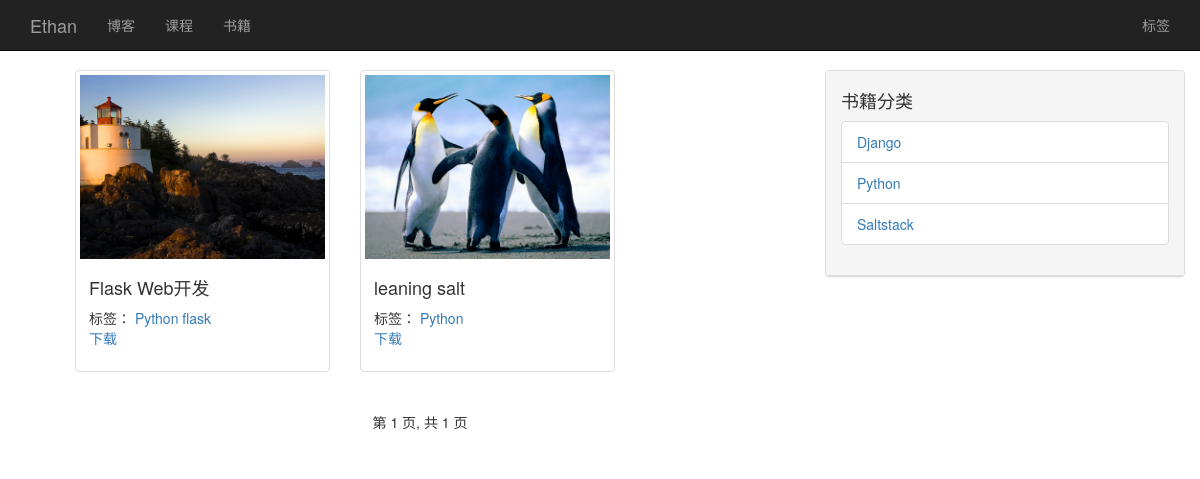
The page /books/ on the database its author committed.
### books/models.py (models this page shows, shortened)
class Book(models.Model):
    STATUS_CHOICES = (
        ('d', "草稿"),
        ('p', "已发布"),
    )
    title=models.CharField(max_length=250)
    slug=models.SlugField()
    thumbnail=models.ImageField(upload_to="books/thumbnails")
    file = models.FileField(upload_to='books/files')
    add_time = models.DateTimeField('创建时间', auto_now_add=True)
    publish_time = models.DateTimeField('发表时间', null=True)
    update_time = models.DateTimeField('修改时间')
    status = models.CharField('状态', max_length=1, choices=STATUS_CHOICES, default=STATUS_CHOICES[0][0])
    category = models.ForeignKey('Category', verbose_name='所属分类')
    owner = models.ForeignKey(User,verbose_name='所属者')
    tags = models.ManyToManyField('Tag', verbose_name='标签集合', null=True, blank=True)
    class Meta:
        ordering = ['update_time', ]
        verbose_name = '书籍'
        verbose_name_plural = '书籍'

class Tag(models.Model):
    title = models.CharField('名称', max_length=50, db_index=True, unique=True)
    class Meta:
        verbose_name = '标签'
        verbose_name_plural = '标签'
    def __str__(self):
        return self.title

class Category(models.Model):
    title = models.CharField('名称', max_length=50, db_index=True, unique=True)
    class Meta:
        ordering = ['title', ]
        verbose_name = '书籍分类'
        verbose_name_plural = '书籍分类'

### books/views.py (the view)
# urls.py: url(r"^tag/(?P<tag_id>[\w,-]+)$", views.BookListView.as_view(), name="tag"),
class BookListView(ListView):
    template_name="books/index.html"
    paginate_by = settings.PAGE_SIZE
    context_object_name="book_list"
    def get_queryset(self):
        query_condition = {
        'status': 'p',
        }
        if 'tag_id' in self.kwargs:
            query_condition['tags__id'] = self.kwargs['tag_id']
        elif 'cat_name' in self.kwargs:
            query_condition['category__title'] = self.kwargs['cat_name']
        return Book.objects.filter(**query_condition).order_by('-publish_time')

### blog/context_processors.py (called while the page is built)
def recent_blog_list(request):
    recent_blogs = Blog.objects.filter(status='p', is_public=True).order_by('-publish_time')[:4]
    categories = Category.objects.all()
    return {'recent_blogs': recent_blogs, 'categories': categories}

### books/context_processors.py (called while the page is built)
def recent_book_list(request):
    recent_books = Book.objects.filter(status='p').order_by('-publish_time')[:4]
    book_categories = Category.objects.all()
    return {'recent_books': recent_books, 'book_categories': book_categories}

### books/templates/books/index.html (shortened to what this page needs)
{% extends "books/books_base.html" %}
{% block page_content %}
<div class="container">
      {% for obj in  object_list %}
       {% include "books/_book_snippet.html" with book=obj %}
      {%endfor%}
    </div>
     <nav class="pager" role="navigation">
        <span class="page-number">第 {{ page_obj.number }} 页, 共 {{ page_obj.paginator.num_pages }} 页</span>
    </nav>
{% endblock %}

### books/templates/books/books_base.html
{% extends 'base.html'%}
{% load staticfiles %}
{% block content %}
{% block navbar %}
    {{ block.super }}
{% endblock %}
<div class="container">
<div class="wrapper">
    <div class="container">
        <div class="row body">
            <div class="col-md-8 content">
                 {% block page_content %}
                 {% endblock %}
            </div>
            <div class="col-md-4">
                <div class="panel panel-default">
                    <div class="panel-heading">
                        <h4>书籍分类</h4>
                           <ul class="list-group">
                        {% for category in book_categories %}
                        <li class="list-group-item"><a href="{% url "books:category" category.id category.title %}">{{category.title}}</a>
                        </li>
                        {% endfor %}
                    </ul>
                    </div>
                </div>
            </div>
        </div>
    </div>
</div>
</div>
{% endblock %}
 {% block  navbar_right %}
     <ul class="nav navbar-nav navbar-right">
       <li><a href="{% url "books:tag_list" %}">标签</a></li>
     </ul>
{% endblock %}

### books/templates/books/_book_snippet.html
{% load thumbnail %}
  <div class="col-sm-6 col-md-3 ">
    <div class="thumbnail">
     <img src="{{ book.thumbnail |thumbnail_url:'thumbnail' }}" alt="" />
      <div class="caption">
       <h4>{{book.title}}</h4>
       标签：
      {% for tag in book.tags.all %}
      <a href="{% url "books:tag" tag.id%}">{{tag}}</a>
       {% empty %}
          &nbsp &nbsp &nbsp
      {% endfor %}
      <br>
        <p><a href="{{book.file.url}}">下载</a></p>
      </div>
    </div>
  </div>

### templates/base.html (style rules this page uses)
body { padding-top: 70px; padding-bottom: 20px; }

### rows shown on the page
Book: thumbnail|thumbnail_url (picture), title "Flask Web开发"
Tag: title "Python"
Tag: title "flask"
Book: thumbnail|thumbnail_url (picture), title "leaning salt"
Category: title "Django"
Category: title "Python"
Category: title "Saltstack"

### other values the page prints
{{ page_obj.number }} "1"
{{ page_obj.paginator.num_pages }} "1"
